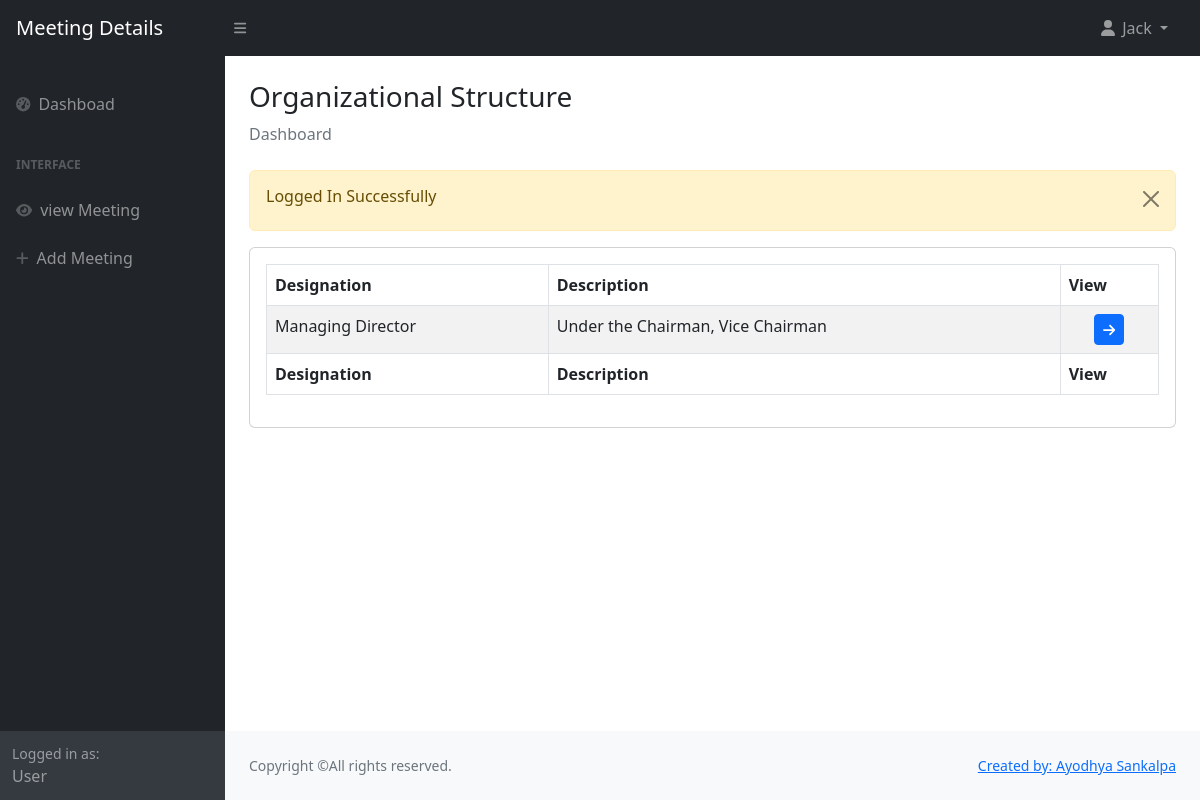
/user/index.php (signed in), run on the app's committed database.
### tables this page shows
CREATE TABLE `designation` (
  `id` int(11) NOT NULL,
  `designation` varchar(255) NOT NULL,
  `description` varchar(255) NOT NULL
);

### user/index.php (the view, shortened to what this page needs)
<?php
include('includes/header.php');
$query = "SELECT * FROM designation";
$result = mysqli_query($conn, $query);
?>
<div class="container-fluid px-4">
    <h3 class="mt-4">Organizational Structure</h3>
    <ol class="breadcrumb mb-4">
        <li class="breadcrumb-item active">Dashboard</li>
    </ol>
    <div class="card mb-4">
        <div class="card-body">
            <table id="datatablesSimple" class="table table-bordered table-striped">
                <thead>
                    <tr>
                        <th>Designation</th>
                        <th>Description</th>
                        <th>View</th>
                    </tr>
                </thead>
                <tfoot>
                    <tr>
                        <th>Designation</th>
                        <th>Description</th>
                        <th>View</th>
                    </tr>
                </tfoot>
                <tbody>
                    <?php
                    if (mysqli_num_rows($result) > 0) {
                        while ($row = mysqli_fetch_assoc($result)) {
                    ?>
                    <tr>
                        <td><?php echo $row['designation']; ?></td>
                        <td><?php echo $row['description']; ?></td>
                        <td>
                            <div class="text-center">
                                <a href="record.php?designation=<?php echo $row['designation']; ?>" class="btn btn-primary btn-sm">
                                    <i class="fa fa-arrow-right"></i>
                                </a>
                            </div>
                        </td>
                    </tr>
                    <?php
                        }
                    } else {
                        echo "<tr><td colspan='5'>No meeting details found for this user.</td></tr>";
                    }
                    ?>
                </tbody>
            </table>
        </div>
    </div>
</div>
<?php include('includes/footer.php'); ?>

### data on the page
designation: designation "Managing Director", description "Under the Chairman, Vice Chairman"

### other printed values
$userName "Jack"
$_SESSION['status'] "Logged In Successfully"
